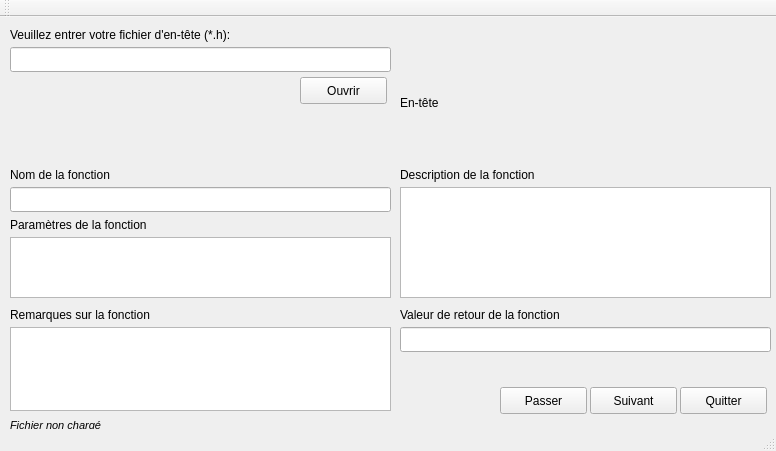
<?xml version="1.0" encoding="UTF-8"?>
<ui version="4.0">
 <class>MainWindow</class>
 <widget class="QMainWindow" name="MainWindow">
  <property name="geometry">
   <rect>
    <x>0</x>
    <y>0</y>
    <width>776</width>
    <height>451</height>
   </rect>
  </property>
  <property name="windowTitle">
   <string>MainWindow</string>
  </property>
  <widget class="QWidget" name="centralWidget">
   <widget class="QPushButton" name="btnClose">
    <property name="geometry">
     <rect>
      <x>680</x>
      <y>370</y>
      <width>87</width>
      <height>27</height>
     </rect>
    </property>
    <property name="text">
     <string>Quitter</string>
    </property>
   </widget>
   <widget class="QPushButton" name="btnNext">
    <property name="geometry">
     <rect>
      <x>590</x>
      <y>370</y>
      <width>87</width>
      <height>27</height>
     </rect>
    </property>
    <property name="text">
     <string>Suivant</string>
    </property>
   </widget>
   <widget class="QLabel" name="label">
    <property name="geometry">
     <rect>
      <x>10</x>
      <y>10</y>
      <width>291</width>
      <height>16</height>
     </rect>
    </property>
    <property name="text">
     <string>Veuillez entrer votre fichier d'en-tête (*.h):</string>
    </property>
   </widget>
   <widget class="QLineEdit" name="txtFilePath">
    <property name="geometry">
     <rect>
      <x>10</x>
      <y>30</y>
      <width>381</width>
      <height>25</height>
     </rect>
    </property>
   </widget>
   <widget class="QPushButton" name="btnFindPath">
    <property name="geometry">
     <rect>
      <x>300</x>
      <y>60</y>
      <width>87</width>
      <height>27</height>
     </rect>
    </property>
    <property name="text">
     <string>Ouvrir</string>
    </property>
   </widget>
   <widget class="QLabel" name="label_2">
    <property name="geometry">
     <rect>
      <x>10</x>
      <y>150</y>
      <width>121</width>
      <height>16</height>
     </rect>
    </property>
    <property name="text">
     <string>Nom de la fonction</string>
    </property>
   </widget>
   <widget class="QLineEdit" name="txtName">
    <property name="geometry">
     <rect>
      <x>10</x>
      <y>170</y>
      <width>381</width>
      <height>25</height>
     </rect>
    </property>
   </widget>
   <widget class="QLabel" name="label_3">
    <property name="geometry">
     <rect>
      <x>10</x>
      <y>200</y>
      <width>171</width>
      <height>16</height>
     </rect>
    </property>
    <property name="text">
     <string>Paramètres de la fonction</string>
    </property>
   </widget>
   <widget class="QTextEdit" name="txtParams">
    <property name="geometry">
     <rect>
      <x>10</x>
      <y>220</y>
      <width>381</width>
      <height>61</height>
     </rect>
    </property>
   </widget>
   <widget class="QLabel" name="label_4">
    <property name="geometry">
     <rect>
      <x>400</x>
      <y>290</y>
      <width>211</width>
      <height>16</height>
     </rect>
    </property>
    <property name="text">
     <string>Valeur de retour de la fonction</string>
    </property>
   </widget>
   <widget class="QLineEdit" name="txtReturn">
    <property name="geometry">
     <rect>
      <x>400</x>
      <y>310</y>
      <width>371</width>
      <height>25</height>
     </rect>
    </property>
   </widget>
   <widget class="QLabel" name="label_5">
    <property name="geometry">
     <rect>
      <x>10</x>
      <y>290</y>
      <width>191</width>
      <height>16</height>
     </rect>
    </property>
    <property name="text">
     <string>Remarques sur la fonction</string>
    </property>
   </widget>
   <widget class="QTextEdit" name="txtDetails">
    <property name="geometry">
     <rect>
      <x>10</x>
      <y>310</y>
      <width>381</width>
      <height>84</height>
     </rect>
    </property>
   </widget>
   <widget class="QLabel" name="lblSuivi">
    <property name="geometry">
     <rect>
      <x>10</x>
      <y>400</y>
      <width>131</width>
      <height>16</height>
     </rect>
    </property>
    <property name="font">
     <font>
      <pointsize>8</pointsize>
      <italic>true</italic>
     </font>
    </property>
    <property name="text">
     <string>Fichier non chargé</string>
    </property>
   </widget>
   <widget class="QLabel" name="lblHeader">
    <property name="geometry">
     <rect>
      <x>400</x>
      <y>30</y>
      <width>361</width>
      <height>111</height>
     </rect>
    </property>
    <property name="text">
     <string>En-tête</string>
    </property>
   </widget>
   <widget class="QLabel" name="label_6">
    <property name="geometry">
     <rect>
      <x>400</x>
      <y>150</y>
      <width>211</width>
      <height>16</height>
     </rect>
    </property>
    <property name="text">
     <string>Description de la fonction</string>
    </property>
   </widget>
   <widget class="QTextEdit" name="txtDesc">
    <property name="geometry">
     <rect>
      <x>400</x>
      <y>170</y>
      <width>371</width>
      <height>111</height>
     </rect>
    </property>
   </widget>
   <widget class="QPushButton" name="btnSkip">
    <property name="geometry">
     <rect>
      <x>500</x>
      <y>370</y>
      <width>87</width>
      <height>27</height>
     </rect>
    </property>
    <property name="text">
     <string>Passer</string>
    </property>
   </widget>
  </widget>
  <widget class="QStatusBar" name="statusBar"/>
  <widget class="QToolBar" name="mainToolBar">
   <attribute name="toolBarArea">
    <enum>TopToolBarArea</enum>
   </attribute>
   <attribute name="toolBarBreak">
    <bool>false</bool>
   </attribute>
  </widget>
 </widget>
 <layoutdefault spacing="6" margin="11"/>
 <resources/>
 <connections>
  <connection>
   <sender>btnClose</sender>
   <signal>clicked()</signal>
   <receiver>MainWindow</receiver>
   <slot>close()</slot>
   <hints>
    <hint type="sourcelabel">
     <x>343</x>
     <y>426</y>
    </hint>
    <hint type="destinationlabel">
     <x>199</x>
     <y>237</y>
    </hint>
   </hints>
  </connection>
 </connections>
</ui>
